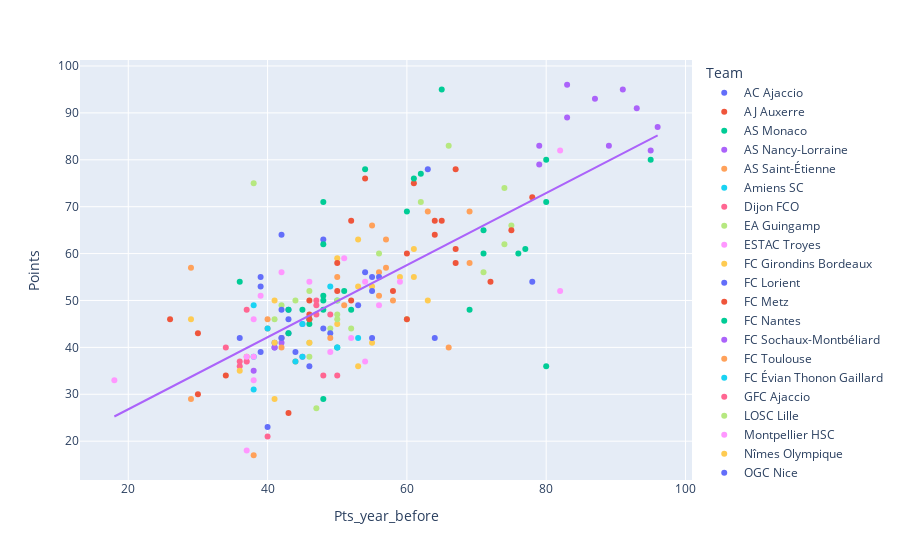

The notebook cell saved with this chart:
### Markdown cell above
PSG's huge market value/points are being outlined in the chart above. We can exclude Paris Saint-Germain from the chart above and we can see a linear relation between points and market value.

### Code cell
### Points against Points the year before
fig3 = px.scatter(df, x=df.Pts_year_before, y=df.Points, color=df.Team, trendline="ols", trendline_scope="overall")
fig3.show()

### Figure 1 — Plotly figure (JSON) as saved in the notebook; plotly's stock layout.template omitted (floating-point values rounded to 4 significant figures; data arrays with more than 128 entries replaced by an {"elided": "..."} marker saying what was removed)
{"data": [{"hovertemplate": "Team=AC Ajaccio<br>Pts_year_before=%{x}<br>Points=%{y}<extra></extra>", "legendgroup": "AC Ajaccio", "marker": {"color": "#636efa", "symbol": "circle"}, "mode": "markers", "name": "AC Ajaccio", "orientation": "v", "showlegend": true, "type": "scatter", "x": [41, 41, 40], "xaxis": "x", "y": [41, 40, 23], "yaxis": "y"}, {"hovertemplate": "Team=AJ Auxerre<br>Pts_year_before=%{x}<br>Points=%{y}<extra></extra>", "legendgroup": "AJ Auxerre", "marker": {"color": "#EF553B", "symbol": "circle"}, "mode": "markers", "name": "AJ Auxerre", "orientation": "v", "showlegend": true, "type": "scatter", "x": [34], "xaxis": "x", "y": [34], "yaxis": "y"}, {"hovertemplate": "Team=AS Monaco<br>Pts_year_before=%{x}<br>Points=%{y}<extra></extra>", "legendgroup": "AS Monaco", "marker": {"color": "#00cc96", "symbol": "circle"}, "mode": "markers", "name": "AS Monaco", "orientation": "v", "showlegend": true, "type": "scatter", "x": [80, 80, 71, 65, 95, 80, 36, 54], "xaxis": "x", "y": [80, 71, 65, 95, 80, 36, 54, 78], "yaxis": "y"}, {"hovertemplate": "Team=AS Nancy-Lorraine<br>Pts_year_before=%{x}<br>Points=%{y}<extra></extra>", "legendgroup": "AS Nancy-Lorraine", "marker": {"color": "#ab63fa", "symbol": "circle"}, "mode": "markers", "name": "AS Nancy-Lorraine", "orientation": "v", "showlegend": true, "type": "scatter", "x": [45, 45, 38], "xaxis": "x", "y": [45, 38, 35], "yaxis": "y"}, {"hovertemplate": "Team=AS Saint-Étienne<br>Pts_year_before=%{x}<br>Points=%{y}<extra></extra>", "legendgroup": "AS Saint-Étienne", "marker": {"color": "#FFA15A", "symbol": "circle"}, "mode": "markers", "name": "AS Saint-Étienne", "orientation": "v", "showlegend": true, "type": "scatter", "x": [57, 57, 63, 69, 69, 58, 50, 55, 66, 40], "xaxis": "x", "y": [57, 63, 69, 69, 58, 50, 55, 66, 40, 46], "yaxis": "y"}, {"hovertemplate": "Team=Amiens SC<br>Pts_year_before=%{x}<br>Points=%{y}<extra></extra>", "legendgroup": "Amiens SC", "marker": {"color": "#19d3f3", "symbol": "circle"}, "mode": "markers", "name": "Amiens SC", "orientation": "v", "showlegend": true, "type": "scatter", "x": [45, 45, 38], "xaxis": "x", "y": [45, 38, 31], "yaxis": "y"}, {"hovertemplate": "Team=Dijon FCO<br>Pts_year_before=%{x}<br>Points=%{y}<extra></extra>", "legendgroup": "Dijon FCO", "marker": {"color": "#FF6692", "symbol": "circle"}, "mode": "markers", "name": "Dijon FCO", "orientation": "v", "showlegend": true, "type": "scatter", "x": [36, 36, 37, 48, 34, 40], "xaxis": "x", "y": [36, 37, 48, 34, 40, 21], "yaxis": "y"}, {"hovertemplate": "Team=EA Guingamp<br>Pts_year_before=%{x}<br>Points=%{y}<extra></extra>", "legendgroup": "EA Guingamp", "marker": {"color": "#B6E880", "symbol": "circle"}, "mode": "markers", "name": "EA Guingamp", "orientation": "v", "showlegend": true, "type": "scatter", "x": [42, 42, 49, 44, 50, 47], "xaxis": "x", "y": [42, 49, 44, 50, 47, 27], "yaxis": "y"}, {"hovertemplate": "Team=ESTAC Troyes<br>Pts_year_before=%{x}<br>Points=%{y}<extra></extra>", "legendgroup": "ESTAC Troyes", "marker": {"color": "#FF97FF", "symbol": "circle"}, "mode": "markers", "name": "ESTAC Troyes", "orientation": "v", "showlegend": true, "type": "scatter", "x": [37, 37, 18], "xaxis": "x", "y": [37, 18, 33], "yaxis": "y"}, {"hovertemplate": "Team=FC Girondins Bordeaux<br>Pts_year_before=%{x}<br>Points=%{y}<extra></extra>", "legendgroup": "FC Girondins Bordeaux", "marker": {"color": "#FECB52", "symbol": "circle"}, "mode": "markers", "name": "FC Girondins Bordeaux", "orientation": "v", "showlegend": true, "type": "scatter", "x": [61, 61, 55, 53, 63, 50, 59, 55, 41, 50], "xaxis": "x", "y": [61, 55, 53, 63, 50, 59, 55, 41, 50, 45], "yaxis": "y"}, {"hovertemplate": "Team=FC Lorient<br>Pts_year_before=%{x}<br>Points=%{y}<extra></extra>", "legendgroup": "FC Lorient", "marker": {"color": "#636efa", "symbol": "circle"}, "mode": "markers", "name": "FC Lorient", "orientation": "v", "showlegend": true, "type": "scatter", "x": [39, 39, 53, 49, 43, 46, 36], "xaxis": "x", "y": [39, 53, 49, 43, 46, 36, 42], "yaxis": "y"}, {"hovertemplate": "Team=FC Metz<br>Pts_year_before=%{x}<br>Points=%{y}<extra></extra>", "legendgroup": "FC Metz", "marker": {"color": "#EF553B", "symbol": "circle"}, "mode": "markers", "name": "FC Metz", "orientation": "v", "showlegend": true, "type": "scatter", "x": [30, 30, 43, 26, 46], "xaxis": "x", "y": [30, 43, 26, 46, 47], "yaxis": "y"}, {"hovertemplate": "Team=FC Nantes<br>Pts_year_before=%{x}<br>Points=%{y}<extra></extra>", "legendgroup": "FC Nantes", "marker": {"color": "#00cc96", "symbol": "circle"}, "mode": "markers", "name": "FC Nantes", "orientation": "v", "showlegend": true, "type": "scatter", "x": [46, 46, 45, 48, 51, 52, 48, 50], "xaxis": "x", "y": [46, 45, 48, 51, 52, 48, 50, 40], "yaxis": "y"}, {"hovertemplate": "Team=FC Sochaux-Montbéliard<br>Pts_year_before=%{x}<br>Points=%{y}<extra></extra>", "legendgroup": "FC Sochaux-Montbéliard", "marker": {"color": "#ab63fa", "symbol": "circle"}, "mode": "markers", "name": "FC Sochaux-Montbéliard", "orientation": "v", "showlegend": true, "type": "scatter", "x": [42, 42, 41], "xaxis": "x", "y": [42, 41, 40], "yaxis": "y"}, {"hovertemplate": "Team=FC Toulouse<br>Pts_year_before=%{x}<br>Points=%{y}<extra></extra>", "legendgroup": "FC Toulouse", "marker": {"color": "#FFA15A", "symbol": "circle"}, "mode": "markers", "name": "FC Toulouse", "orientation": "v", "showlegend": true, "type": "scatter", "x": [56, 56, 51, 49, 42, 40, 44, 37, 38], "xaxis": "x", "y": [56, 51, 49, 42, 40, 44, 37, 38, 17], "yaxis": "y"}, {"hovertemplate": "Team=FC Évian Thonon Gaillard<br>Pts_year_before=%{x}<br>Points=%{y}<extra></extra>", "legendgroup": "FC Évian Thonon Gaillard", "marker": {"color": "#19d3f3", "symbol": "circle"}, "mode": "markers", "name": "FC Évian Thonon Gaillard", "orientation": "v", "showlegend": true, "type": "scatter", "x": [50, 50, 40, 44], "xaxis": "x", "y": [50, 40, 44, 37], "yaxis": "y"}, {"hovertemplate": "Team=GFC Ajaccio<br>Pts_year_before=%{x}<br>Points=%{y}<extra></extra>", "legendgroup": "GFC Ajaccio", "marker": {"color": "#FF6692", "symbol": "circle"}, "mode": "markers", "name": "GFC Ajaccio", "orientation": "v", "showlegend": true, "type": "scatter", "x": [37], "xaxis": "x", "y": [37], "yaxis": "y"}, {"hovertemplate": "Team=LOSC Lille<br>Pts_year_before=%{x}<br>Points=%{y}<extra></extra>", "legendgroup": "LOSC Lille", "marker": {"color": "#B6E880", "symbol": "circle"}, "mode": "markers", "name": "LOSC Lille", "orientation": "v", "showlegend": true, "type": "scatter", "x": [74, 74, 62, 71, 56, 60, 46, 38, 75, 66], "xaxis": "x", "y": [74, 62, 71, 56, 60, 46, 38, 75, 66, 83], "yaxis": "y"}, {"hovertemplate": "Team=Montpellier HSC<br>Pts_year_before=%{x}<br>Points=%{y}<extra></extra>", "legendgroup": "Montpellier HSC", "marker": {"color": "#FF97FF", "symbol": "circle"}, "mode": "markers", "name": "Montpellier HSC", "orientation": "v", "showlegend": true, "type": "scatter", "x": [82, 82, 52, 42, 56, 49, 39, 51, 59, 54], "xaxis": "x", "y": [82, 52, 42, 56, 49, 39, 51, 59, 54, 54], "yaxis": "y"}, {"hovertemplate": "Team=Nîmes Olympique<br>Pts_year_before=%{x}<br>Points=%{y}<extra></extra>", "legendgroup": "Nîmes Olympique", "marker": {"color": "#FECB52", "symbol": "circle"}, "mode": "markers", "name": "Nîmes Olympique", "orientation": "v", "showlegend": true, "type": "scatter", "x": [53, 53, 36], "xaxis": "x", "y": [53, 36, 35], "yaxis": "y"}, {"hovertemplate": "Team=OGC Nice<br>Pts_year_before=%{x}<br>Points=%{y}<extra></extra>", "legendgroup": "OGC Nice", "marker": {"color": "#636efa", "symbol": "circle"}, "mode": "markers", "name": "OGC Nice", "orientation": "v", "showlegend": true, "type": "scatter", "x": [42, 42, 64, 42, 48, 63, 78, 54, 56, 55], "xaxis": "x", "y": [42, 64, 42, 48, 63, 78, 54, 56, 55, 52], "yaxis": "y"}, {"hovertemplate": "Team=Olympique Lyon<br>Pts_year_before=%{x}<br>Points=%{y}<extra></extra>", "legendgroup": "Olympique Lyon", "marker": {"color": "#EF553B", "symbol": "circle"}, "mode": "markers", "name": "Olympique Lyon", "orientation": "v", "showlegend": true, "type": "scatter", "x": [64, 64, 67, 61, 75, 65, 67, 78, 72, 54], "xaxis": "x", "y": [64, 67, 61, 75, 65, 67, 78, 72, 54, 76], "yaxis": "y"}, {"hovertemplate": "Team=Olympique Marseille<br>Pts_year_before=%{x}<br>Points=%{y}<extra></extra>", "legendgroup": "Olympique Marseille", "marker": {"color": "#00cc96", "symbol": "circle"}, "mode": "markers", "name": "Olympique Marseille", "orientation": "v", "showlegend": true, "type": "scatter", "x": [48, 48, 71, 60, 69, 48, 62, 77, 61, 76], "xaxis": "x", "y": [48, 71, 60, 69, 48, 62, 77, 61, 76, 60], "yaxis": "y"}, {"hovertemplate": "Team=Paris Saint-Germain<br>Pts_year_before=%{x}<br>Points=%{y}<extra></extra>", "legendgroup": "Paris Saint-Germain", "marker": {"color": "#ab63fa", "symbol": "circle"}, "mode": "markers", "name": "Paris Saint-Germain", "orientation": "v", "showlegend": true, "type": "scatter", "x": [79, 79, 83, 89, 83, 96, 87, 93, 91, 95], "xaxis": "x", "y": [79, 83, 89, 83, 96, 87, 93, 91, 95, 82], "yaxis": "y"}, {"hovertemplate": "Team=RC Lens<br>Pts_year_before=%{x}<br>Points=%{y}<extra></extra>", "legendgroup": "RC Lens", "marker": {"color": "#FFA15A", "symbol": "circle"}, "mode": "markers", "name": "RC Lens", "orientation": "v", "showlegend": true, "type": "scatter", "x": [29, 29], "xaxis": "x", "y": [29, 57], "yaxis": "y"}, {"hovertemplate": "Team=RC Strasbourg Alsace<br>Pts_year_before=%{x}<br>Points=%{y}<extra></extra>", "legendgroup": "RC Strasbourg Alsace", "marker": {"color": "#19d3f3", "symbol": "circle"}, "mode": "markers", "name": "RC Strasbourg Alsace", "orientation": "v", "showlegend": true, "type": "scatter", "x": [38, 38, 49, 53], "xaxis": "x", "y": [38, 49, 53, 42], "yaxis": "y"}, {"hovertemplate": "Team=SC Bastia<br>Pts_year_before=%{x}<br>Points=%{y}<extra></extra>", "legendgroup": "SC Bastia", "marker": {"color": "#FF6692", "symbol": "circle"}, "mode": "markers", "name": "SC Bastia", "orientation": "v", "showlegend": true, "type": "scatter", "x": [47, 47, 49, 47, 50], "xaxis": "x", "y": [47, 49, 47, 50, 34], "yaxis": "y"}, {"hovertemplate": "Team=SCO Angers<br>Pts_year_before=%{x}<br>Points=%{y}<extra></extra>", "legendgroup": "SCO Angers", "marker": {"color": "#B6E880", "symbol": "circle"}, "mode": "markers", "name": "SCO Angers", "orientation": "v", "showlegend": true, "type": "scatter", "x": [50, 50, 46, 41, 46, 52], "xaxis": "x", "y": [50, 46, 41, 46, 52, 44], "yaxis": "y"}, {"hovertemplate": "Team=SM Caen<br>Pts_year_before=%{x}<br>Points=%{y}<extra></extra>", "legendgroup": "SM Caen", "marker": {"color": "#FF97FF", "symbol": "circle"}, "mode": "markers", "name": "SM Caen", "orientation": "v", "showlegend": true, "type": "scatter", "x": [38, 38, 46, 54, 37, 38], "xaxis": "x", "y": [38, 46, 54, 37, 38, 33], "yaxis": "y"}, {"hovertemplate": "Team=Stade Brestois 29<br>Pts_year_before=%{x}<br>Points=%{y}<extra></extra>", "legendgroup": "Stade Brestois 29", "marker": {"color": "#FECB52", "symbol": "circle"}, "mode": "markers", "name": "Stade Brestois 29", "orientation": "v", "showlegend": true, "type": "scatter", "x": [41, 41, 29, 46], "xaxis": "x", "y": [41, 29, 46, 41], "yaxis": "y"}, {"hovertemplate": "Team=Stade Reims<br>Pts_year_before=%{x}<br>Points=%{y}<extra></extra>", "legendgroup": "Stade Reims", "marker": {"color": "#636efa", "symbol": "circle"}, "mode": "markers", "name": "Stade Reims", "orientation": "v", "showlegend": true, "type": "scatter", "x": [43, 43, 48, 44, 39, 55, 55], "xaxis": "x", "y": [43, 48, 44, 39, 55, 55, 42], "yaxis": "y"}, {"hovertemplate": "Team=Stade Rennais FC<br>Pts_year_before=%{x}<br>Points=%{y}<extra></extra>", "legendgroup": "Stade Rennais FC", "marker": {"color": "#EF553B", "symbol": "circle"}, "mode": "markers", "name": "Stade Rennais FC", "orientation": "v", "showlegend": true, "type": "scatter", "x": [60, 60, 46, 46, 50, 52, 50, 58, 52, 67], "xaxis": "x", "y": [60, 46, 46, 50, 52, 50, 58, 52, 67, 58], "yaxis": "y"}, {"hovertemplate": "Team=Valenciennes FC<br>Pts_year_before=%{x}<br>Points=%{y}<extra></extra>", "legendgroup": "Valenciennes FC", "marker": {"color": "#00cc96", "symbol": "circle"}, "mode": "markers", "name": "Valenciennes FC", "orientation": "v", "showlegend": true, "type": "scatter", "x": [43, 43, 48], "xaxis": "x", "y": [43, 48, 29], "yaxis": "y"}, {"hovertemplate": "<b>OLS trendline</b><br>Points = 0.768227 * Pts_year_before + 11.4375<br>R<sup>2</sup>=0.534650<br><br>Pts_year_before=%{x}<br>Points=%{y} <b>(trend)</b><extra></extra>", "legendgroup": "Overall Trendline", "line": {"color": "#ab63fa"}, "mode": "lines", "name": "Overall Trendline", "showlegend": true, "type": "scatter", "x": {"elided": "200 int values"}, "xaxis": "x", "y": {"elided": "200 float values"}, "yaxis": "y"}], "layout": {"legend": {"title": {"text": "Team"}, "tracegroupgap": 0}, "margin": {"t": 60}, "xaxis": {"anchor": "y", "domain": [0, 1], "title": {"text": "Pts_year_before"}}, "yaxis": {"anchor": "x", "domain": [0, 1], "title": {"text": "Points"}}}}
